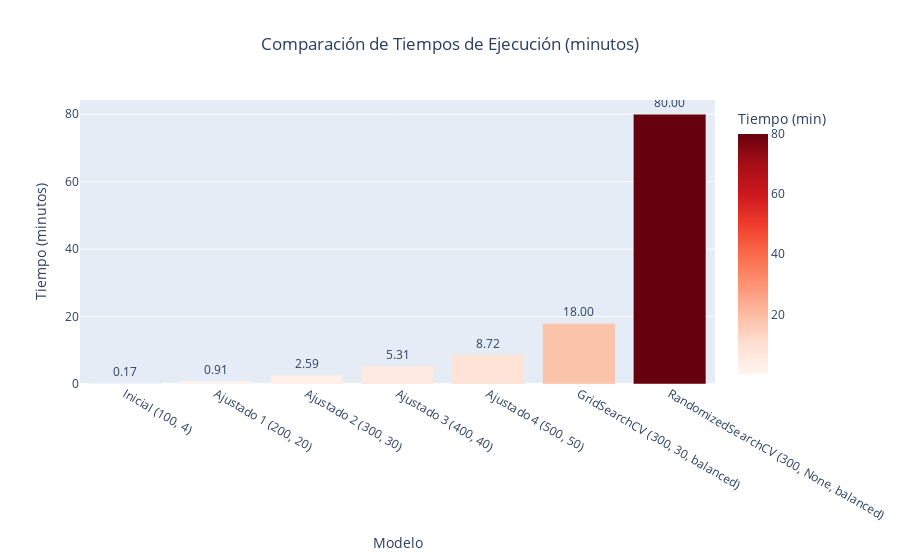

The notebook cell saved with this chart:
### Markdown cell above
La gráfica presenta una comparación del F1-score. Se evidencia una mejora clara respecto al modelo inicial, que alcanza solo un 56% de F1-score, lo que indica un pobre equilibrio entre precisión y recall. A medida que se ajustan los hiperparámetros manualmente, el F1-score aumenta progresivamente.Los modelos optimizados con GridSearchCV y RandomizedSearchCV también muestran un excelente desempeño con F1-scores del 90% y 96% respectivamente.

### Code cell
# Gráfico de barras para comparar el tiempo de entrenamiento de cada modelo
# Este gráfico muestra cuánto tardó en ejecutarse cada modelo.
# Es útil para contrastar el rendimiento frente al costo computacional, especialmente en modelos más pesados
fig_tiempo = px.bar(
    resultados, x="Modelo", y="Tiempo (min)",
    title="Comparación de Tiempos de Ejecución (minutos)",
    text="Tiempo (min)", color="Tiempo (min)", color_continuous_scale="Reds"
)
fig_tiempo.update_layout(
    xaxis_title="Modelo",
    yaxis_title="Tiempo (minutos)",
    title_x=0.5
)
fig_tiempo.update_traces(
    texttemplate='%{text:.2f}',
    textposition='outside'
)

### Figure 1 — Plotly figure (JSON) as saved in the notebook; plotly's stock layout.template omitted (floating-point values rounded to 4 significant figures)
{"data": [{"hovertemplate": "Modelo=%{x}<br>Tiempo (min)=%{marker.color}<extra></extra>", "legendgroup": "", "marker": {"color": [0.175, 0.913, 2.587, 5.308, 8.717, 18.0, 80.0], "coloraxis": "coloraxis", "pattern": {"shape": ""}}, "name": "", "orientation": "v", "showlegend": false, "text": [0.175, 0.913, 2.587, 5.308, 8.717, 18.0, 80.0], "textposition": "outside", "texttemplate": "%{text:.2f}", "type": "bar", "x": ["Inicial (100, 4)", "Ajustado 1 (200, 20)", "Ajustado 2 (300, 30)", "Ajustado 3 (400, 40)", "Ajustado 4 (500, 50)", "GridSearchCV (300, 30, balanced)", "RandomizedSearchCV (300, None, balanced)"], "xaxis": "x", "y": [0.175, 0.913, 2.587, 5.308, 8.717, 18.0, 80.0], "yaxis": "y"}], "layout": {"barmode": "relative", "coloraxis": {"colorbar": {"title": {"text": "Tiempo (min)"}}, "colorscale": [[0, "rgb(255,245,240)"], [0.125, "rgb(254,224,210)"], [0.25, "rgb(252,187,161)"], [0.375, "rgb(252,146,114)"], [0.5, "rgb(251,106,74)"], [0.625, "rgb(239,59,44)"], [0.75, "rgb(203,24,29)"], [0.875, "rgb(165,15,21)"], [1, "rgb(103,0,13)"]]}, "legend": {"tracegroupgap": 0}, "title": {"text": "Comparación de Tiempos de Ejecución (minutos)", "x": 0.5}, "xaxis": {"anchor": "y", "domain": [0, 1], "title": {"text": "Modelo"}}, "yaxis": {"anchor": "x", "domain": [0, 1], "title": {"text": "Tiempo (minutos)"}}}}
